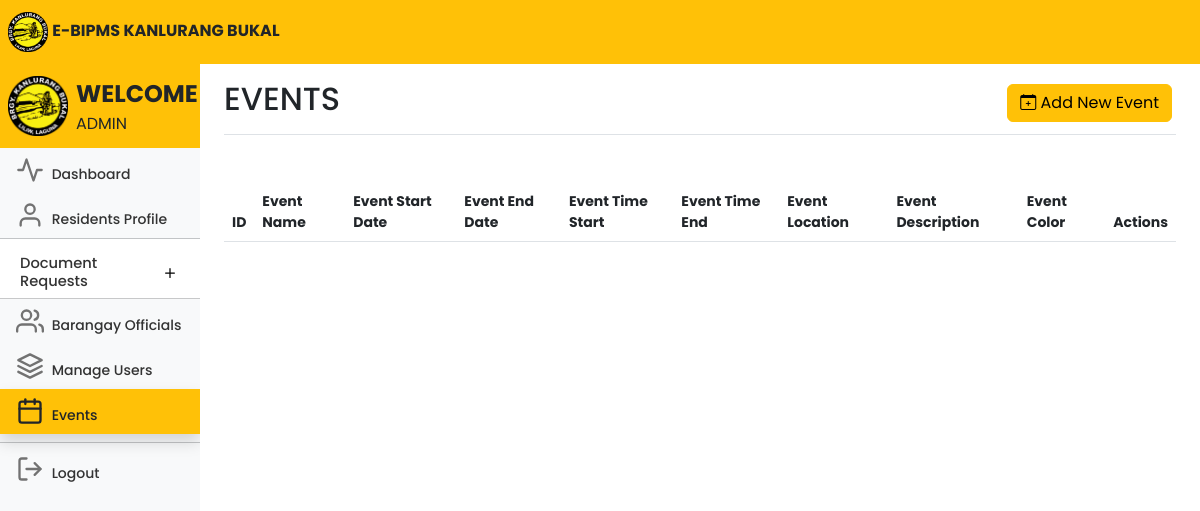
/adminevents.php (signed in), run on an earlier commit of the app's database.
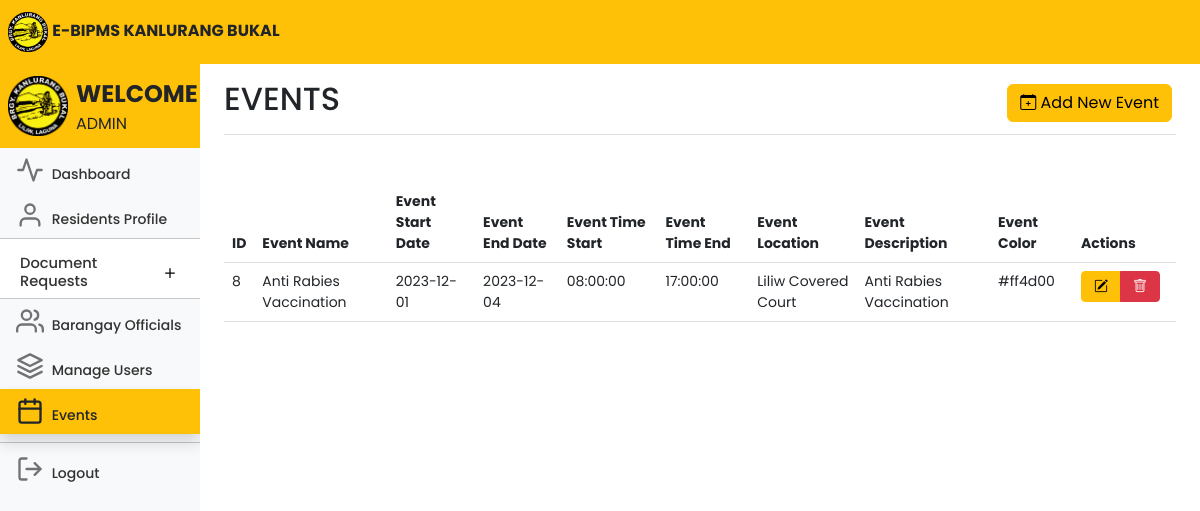
And on a later commit of the database.
### tables this page shows
CREATE TABLE `events` (
  `id` int(11) NOT NULL,
  `eventname` varchar(255) DEFAULT NULL,
  `eventdatestart` date DEFAULT NULL,
  `eventdateend` date DEFAULT NULL,
  `eventtimestart` time NOT NULL,
  `eventtimeend` time NOT NULL,
  `eventlocation` varchar(255) DEFAULT NULL,
  `eventdescription` text DEFAULT NULL,
  `eventcolor` varchar(7) NOT NULL
);

### adminevents.php (the view, shortened to what the changed rows need)
<!DOCTYPE html>
<html lang="en">
<head>
    <link rel="stylesheet" href="https://cdn.jsdelivr.net/npm/bootstrap-icons@1.7.2/font/bootstrap-icons.css">
    <link href="css/bootstrap.min.css" rel="stylesheet">
    <link rel="stylesheet" href="https://cdnjs.cloudflare.com/ajax/libs/animate.css/4.1.1/animate.min.css" />
    <link rel="stylesheet" href="css/style.css">
    <link rel="stylesheet" href="https://site-assets.fontawesome.com/releases/v6.4.2/css/all.css">
    <link rel="stylesheet" href="https://site-assets.fontawesome.com/releases/v6.4.2/css/sharp-solid.css">
    <link rel="stylesheet" href="https://site-assets.fontawesome.com/releases/v6.4.2/css/sharp-regular.css">
    <link rel="stylesheet" href="https://site-assets.fontawesome.com/releases/v6.4.2/css/sharp-light.css">
    <link href="dashboard.css" rel="stylesheet">
    <link rel="stylesheet" href="DataTables/datatables.css" />
    <link rel="stylesheet" href="https://cdn.datatables.net/1.13.4/css/dataTables.bootstrap5.min.css" />
</head>
<body>
    <div class="container-fluid">
        <div class="row">
            <nav id="sidebarMenu" class="col-md-3 col-lg-2 d-md-block bg-body-tertiary sidebar collapse">
                <div class="position-sticky pt-2 mt-2 sidebar-sticky bg-light">
                    <ul class="nav flex-column">
                        <li class="nav-item fs-7">
                            <div class="accordion accordion-flush" id="accordionFlushExample">
                                <div class="accordion-item">
                                    <h2 class="accordion-header fs-7">
                                        <button class="accordion-button collapsed fs-7 pt-3 pb-2 nav-link"
                                            style="font-size:11pt;" type="button" data-bs-toggle="collapse"
                                            data-bs-target="#flush-collapseOne" aria-expanded="false"
                                            aria-controls="flush-collapseOne">
                                            Document Requests
                                        </button>
                                    </h2>
                                </div>
                        </li>
                    </ul>
                </div>
            </nav>
            <main class="col-md-9 ms-sm-auto col-lg-10 px-md-4">
                <div
                    class="d-flex justify-content-between flex-wrap flex-md-nowrap align-items-center pt-3 pb-2 mb-3 border-bottom">
                    <h1 style="text-transform: uppercase;" class="h2">Events</h1>
                </div>
                <div class="table-responsive">
                    <table id="myTable" class="table table-md" style="width:100%">
                        <thead>
                            <tr>
                                <th scope="col">ID</th>
                                <th scope="col">Event Name</th>
                                <th scope="col">Event Start Date</th>
                                <th scope="col">Event End Date</th>
                                <th scope="col">Event Time Start</th>
                                <th scope="col">Event Time End</th>
                                <th scope="col">Event Location</th>
                                <th scope="col">Event Description</th>
                                <th scope="col">Event Color</th>
                                <th scope="col">Actions</th>
                            </tr>
                        </thead>
                        <tbody>
                            <?php
                            include 'conn.php';
                            $query = "SELECT * FROM events";
                            $query_run = mysqli_query($conn, $query);
                            if (mysqli_num_rows($query_run) > 0) {
                                foreach ($query_run as $items) {
                                    ?>
                                    <tr>
                                        <td>
                                            <?= $items['id']; ?>
                                        </td>
                                        <td>
                                            <?= $items['eventname']; ?>
                                        </td>
                                        <td>
                                            <?= $items['eventdatestart']; ?>
                                        </td>
                                        <td>
                                            <?= $items['eventdateend']; ?>
                                        </td>
                                        <td>
                                            <?= $items['eventtimestart']; ?>
                                        </td>
                                        <td>
                                            <?= $items['eventtimeend']; ?>
                                        </td>
                                        <td>
                                            <?= $items['eventlocation']; ?>
                                        </td>
                                        <td>
                                            <?= $items['eventdescription']; ?>
                                        </td>
                                        <td>
                                            <?= $items['eventcolor']; ?>
                                        </td>
                                        <td class="text-right">
                                            <div class="btn-group me-2">
                                                <button type="button" class="btn btn-warning btn-sm editbtn"
                                                    data-bs-target="#editModal" style="width: 40px;"><i
                                                        class="bi bi-pencil-square"></i></button>
                                                <button type="button" class="btn btn-danger btn-sm deletebtn"
                                                    style="width: 40px;"><i class="bi bi-trash"></i></button>
                                            </div>
                                        </td>
                                    </tr>
                                    <?php
                                }
                            }
                            ?>
                        </tbody>
                    </table>
                </div>
        </div>
    </div>
</body>
</html>

What changed in the data, as far as the page shows it:
added events: id "8", eventname "Anti Rabies Vaccination", eventdatestart "2023-12-01", eventdateend "2023-12-04", eventtimestart "08:00:00", eventtimeend "17:00:00", eventlocation "Liliw Covered Court", eventdescription "Anti Rabies Vaccination", eventcolor "#ff4d00"
